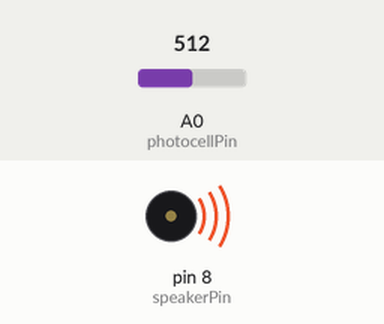
Simulated run of this sketch. Board: Arduino Uno, built with avr-gcc and run on an emulated ATmega328P. Parts: buzzer (waves = sounding). The test bench sets the inputs (shaded band); at power-on: A0 (photocellPin) = 512.

Above: at 0.1 s.
Timing chart, 0 to 1.6 s (numbered marks = the images above):
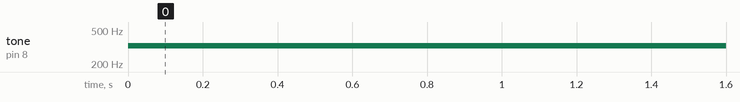

The sketch:

LDR_sound.ino
```cpp
int speakerPin = 8;
int photocellPin = 0;

void setup()
{
}

void loop()
{
int reading = analogRead(photocellPin);
int pitch = 200 + reading / 4;
tone(speakerPin, pitch);
}
```

Measured:
- by itself, tone on pin 8 (speakerPin): silent → 328 Hz at 0.00 s
